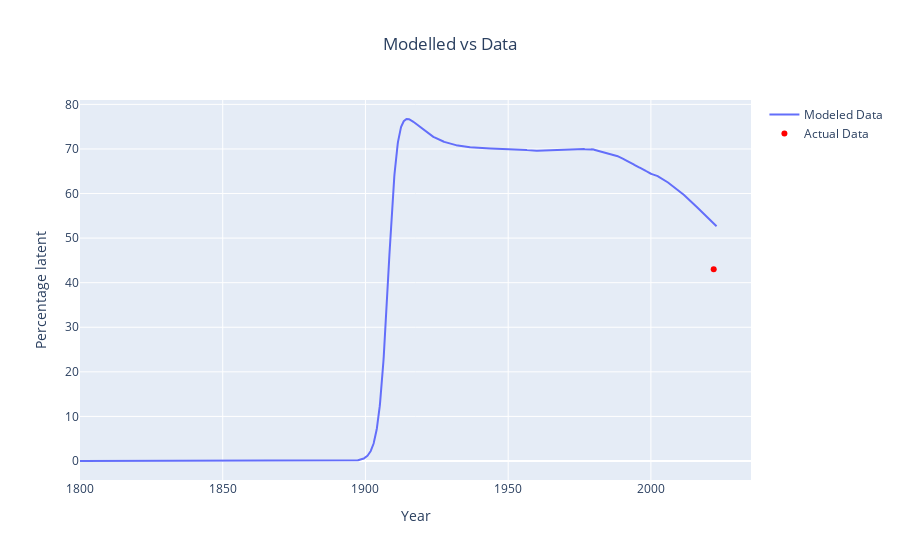

Source (notebook cell):
### Code cell
plot_model_vs_actual(
    derived_df_0, percentage_latent, "percentage_latent", "Percentage latent", "Modelled vs Data"
)

### Figure 1 — Plotly figure (JSON) as saved in the notebook; plotly's stock layout.template omitted (floating-point values rounded to 4 significant figures; data arrays with more than 128 entries replaced by an {"elided": "..."} marker saying what was removed)
{"data": [{"mode": "lines", "name": "Modeled Data", "type": "scatter", "x": {"elided": "2231 float values"}, "y": {"elided": "2231 float values"}}, {"marker": {"color": "red"}, "mode": "markers", "name": "Actual Data", "type": "scatter", "x": [2022], "y": [43]}], "layout": {"title": {"text": "Modelled vs Data", "x": 0.5}, "xaxis": {"title": {"text": "Year"}}, "yaxis": {"title": {"text": "Percentage latent"}}}}
